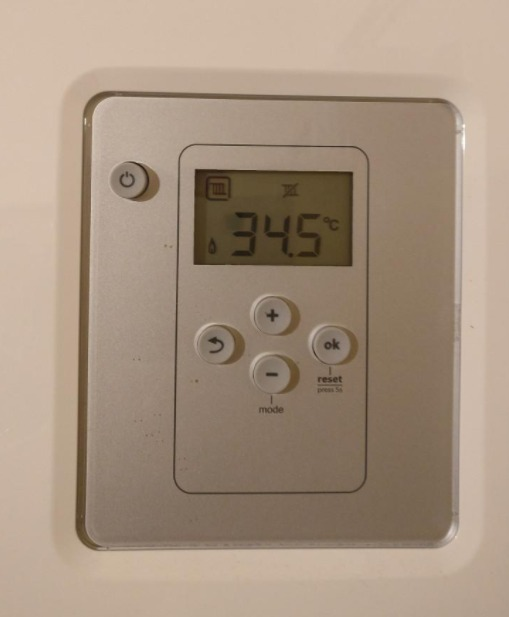
#> input picture Mini_Projects/OCR_Reader/example.jpeg, 509 x 617 px
$ python scan.py --image ../OCR_Reader/example.jpeg
#> lines starting #> are read from the running program, lines starting #| are printed output that depends on the picture; after the words box and inside, x2 and y2 are one past the last pixel; in counts of white or black regions, pixels touching at a corner belong together
### Mini_Projects/Helper_classes/transform.py
import numpy as np
import cv2
from scipy.spatial import distance as dist

# [18 lines left out: function order_points_old, not called in this run]

def order_points(pts):

    #sort the pts from left to right according to their x cordinate
    xSorted = pts[np.argsort(pts[: ,0]) , :]

    leftMost = xSorted[ : 2]
    rightMost = xSorted[2 : ]

    #now we have the two leftmost points les us sort their y cordinate to get top left and bottom left
    leftMost = leftMost[np.argsort(leftMost[ : ,1]) ,:]
    (tl ,bl) = leftMost

    # now that we have the top-left coordinate, use it as an
	# anchor to calculate the Euclidean distance between the
	# top-left and right-most points; by the Pythagorean
	# theorem, the point with the largest distance will be
	# our bottom-right point
    d = dist.cdist(tl[np.newaxis] ,rightMost ,'euclidean')[0]
    # dist.cdist return a array of order m1 x m2 if we input m1 x n and m2 x n arrays. here
    # we input 1 x 2 and 2 x 2 array as tl[np.newaxis] and rightMost.Output d looks like
    #[[d1 ,d2]].
    rightMost = rightMost[np.argsort( d)[::-1] , :]
    (br ,tr) = rightMost

    return np.array([tl ,tr ,br ,bl] , dtype = "float32")

def four_point_transform(image ,pts):
    rect = order_points(pts)
    (tl ,tr ,br ,bl) =rect

    widthA = np.sqrt(((br[0] -bl[0]) **2 ) + ((br[1] -bl[1]) **2))
    widthB = np.sqrt(((tr[0] -tl[0]) **2 ) + ((tr[1] -tl[1]) **2))
    maxWidth = max(int(widthA) ,int(widthB))

    heightA = np.sqrt(((br[0] -tr[0]) **2 ) + ((br[1] -tr[1]) **2))
    heightB = np.sqrt(((bl[0] -tl[0]) **2 ) + ((br[1] -tr[1]) **2))
    maxHeight = max(int(heightA) ,int(heightB))

    #now that we have the dimensions of the new image, construct
	# the set of destination points to obtain a "birds eye view",
	# (i.e. top-down view) of the image, again specifying points
	# in the top-left, top-right, bottom-right, and bottom-left
	# order
    dst = np.array([[0 ,0] ,[maxWidth -1 ,0] ,[maxWidth -1 ,maxHeight -1] ,[0 ,maxHeight -1]] ,dtype= 'float32')

    # compute the perspective transform matrix and then apply it
    M = cv2.getPerspectiveTransform(rect ,dst)
    warped = cv2.warpPerspective(image ,M ,(maxWidth ,maxHeight))

    return warped

### Mini_Projects/Document_scanner/scan.py
from Helper_classes.transform import four_point_transform
from skimage.filters import threshold_local
import numpy as np
import cv2
import argparse
import imutils

ap = argparse.ArgumentParser()
ap.add_argument("-i", "--image", required = True,help = "Path to the image to be scanned")
args = vars(ap.parse_args())

image = cv2.imread(args['image'])
#> image is the input picture: shape (617, 509, 3); mean B, G, R 127.9, 146.3, 165.6
aspect_ratio = image.shape[0] /500.0
#> aspect_ratio = 1.23
orig = image.copy()

image = imutils.resize(image ,height= 500)
#> image: shape (500, 412, 3)
gray = cv2.cvtColor(image ,cv2.COLOR_BGR2GRAY)
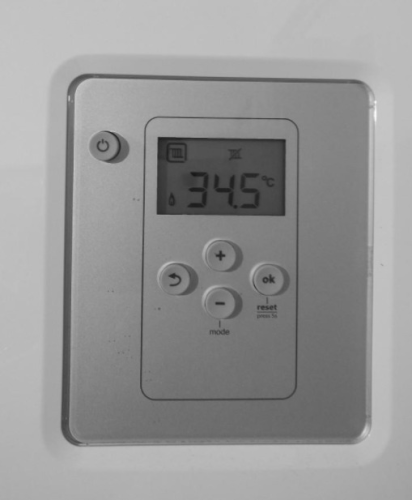
#> gray: shape (500, 412); min 25, max 250, mean 150
gray = cv2.GaussianBlur(gray ,(5 ,5) ,0)
edged = cv2.Canny(gray ,75 ,200)
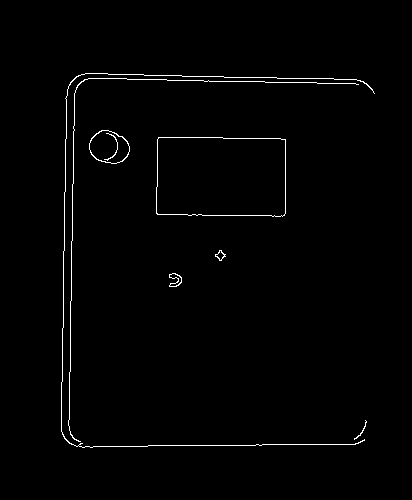
#> edged: shape (500, 412); 1.2% white in thin lines or dots, all inside (x1, y1, x2, y2) = (61, 73, 375, 448)

cnts ,heirarchy = cv2.findContours(edged ,cv2.RETR_LIST ,cv2.CHAIN_APPROX_SIMPLE)
#> cnts = 12 contours, 3 with area under 20; largest, box (x1, y1, x2, y2) and area: (156, 137, 286, 217) 9912, (156, 137, 286, 217) 9908, (89, 130, 130, 164) 1010, (89, 130, 130, 164) 974, (169, 273, 182, 287) 88
cnts = sorted(cnts ,key = cv2.contourArea ,reverse= True)[:5]
#> cnts = 5 contours; box (x1, y1, x2, y2) and area: (156, 137, 286, 217) 9912, (156, 137, 286, 217) 9908, (89, 130, 130, 164) 1010, (89, 130, 130, 164) 974, (169, 273, 182, 287) 88

for c in cnts:
    peri = cv2.arcLength(c ,closed = True)
    approx = cv2.approxPolyDP(c, 0.02 *peri, closed = True)

    if len(approx) == 4:
        screenContour = approx
        break
#> this loop made 1 pass
#> (peri, screenContour) on pass 1: (414, [[158, 137], [157, 214], [284, 215], [285, 139]])

cv2.drawContours(image ,[screenContour] ,-1 ,(0 ,255 ,0) ,2)
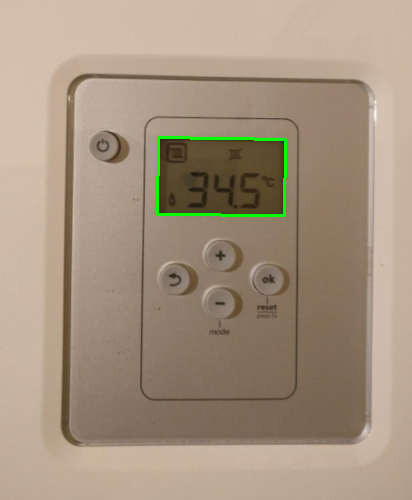
#> image: shape (500, 412, 3); mean B, G, R 127.5, 147.4, 165

# apply the four point transform to obtain a top-down
# view of the original image
warped = four_point_transform(orig ,screenContour.reshape(4 ,2) * aspect_ratio)
#> in order_points, `xSorted = pts[np.argsort(pts[: ,0]) , :]`: xSorted = [[193.7, 264.1], [195, 169.1], [350.5, 265.3], [351.7, 171.5]]
#> in order_points, `leftMost = xSorted[ : 2]`: leftMost = [[193.7, 264.1], [195, 169.1]]
#> in order_points, `rightMost = xSorted[2 : ]`: rightMost = [[350.5, 265.3], [351.7, 171.5]]
#> in order_points, `leftMost = leftMost[np.argsort(leftMost[ : ,1]) ,:]`: leftMost = [[195, 169.1], [193.7, 264.1]]
#> in order_points, `(tl ,bl) = leftMost`: tl = [195, 169.1]; bl = [193.7, 264.1]
#> in order_points, `d = dist.cdist(tl[np.newaxis] ,rightMost ,'euclidean')[0]`: d = [182.9, 156.7]
#> in order_points, `(br ,tr) = rightMost`: br = [350.5, 265.3]; tr = [351.7, 171.5]
#> in four_point_transform, `rect = order_points(pts)`: rect = [[195, 169.1], [351.7, 171.5], [350.5, 265.3], [193.7, 264.1]]
#> in four_point_transform, `(tl ,tr ,br ,bl) =rect`: tl = [195, 169.1]; tr = [351.7, 171.5]; br = [350.5, 265.3]; bl = [193.7, 264.1]
#> in four_point_transform, `widthA = np.sqrt(((br[0] -bl[0]) **2 ) + ((br[1] -bl[1]) **2))`: widthA = 156.7
#> in four_point_transform, `maxWidth = max(int(widthA) ,int(widthB))`: maxWidth = 156
#> in four_point_transform, `heightA = np.sqrt(((br[0] -tr[0]) **2 ) + ((br[1] -tr[1]) **2))`: heightA = 93.79
#> in four_point_transform, `maxHeight = max(int(heightA) ,int(heightB))`: maxHeight = 93
#> in four_point_transform, `dst = np.array([[0 ,0] ,[maxWidth -1 ,0] ,[maxWidth -1 ,maxHeight -1] ..`: dst = [[0, 0], [155, 0], [155, 92], [0, 92]]
#> in four_point_transform, `M = cv2.getPerspectiveTransform(rect ,dst)`: M = [[0.96, 0.0125, -189.3], [-0.015, 0.952, -158.1], [-8.15e-05, -2.13e-06, 1]]
#> in four_point_transform, `warped = cv2.warpPerspective(image ,M ,(maxWidth ,maxHeight))`:
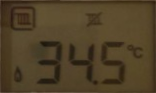
#> warped: shape (93, 156, 3); mean B, G, R 39.2, 64.5, 79.8

# convert the warped image to grayscale, then threshold it
# to give it that 'black and white' paper effect
warped = cv2.cvtColor(warped ,cv2.COLOR_BGR2GRAY)
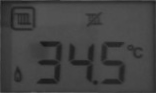
#> warped: shape (93, 156); min 24, max 98, mean 66.3
T = threshold_local(warped ,block_size = 11 , method= 'gaussian' , offset= 10)
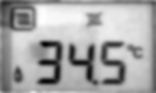
#> T: shape (93, 156) float64; min 23.44, max 73.49, mean 56.3; drawn with min black and max white
warped = (warped > T).astype("uint8") * 255
#> warped: shape (93, 156); 97.4% white; black in thin lines or dots

cv2.imshow("Original", imutils.resize(orig, height = 650))
cv2.imshow("Scanned", imutils.resize(warped, height = 650))
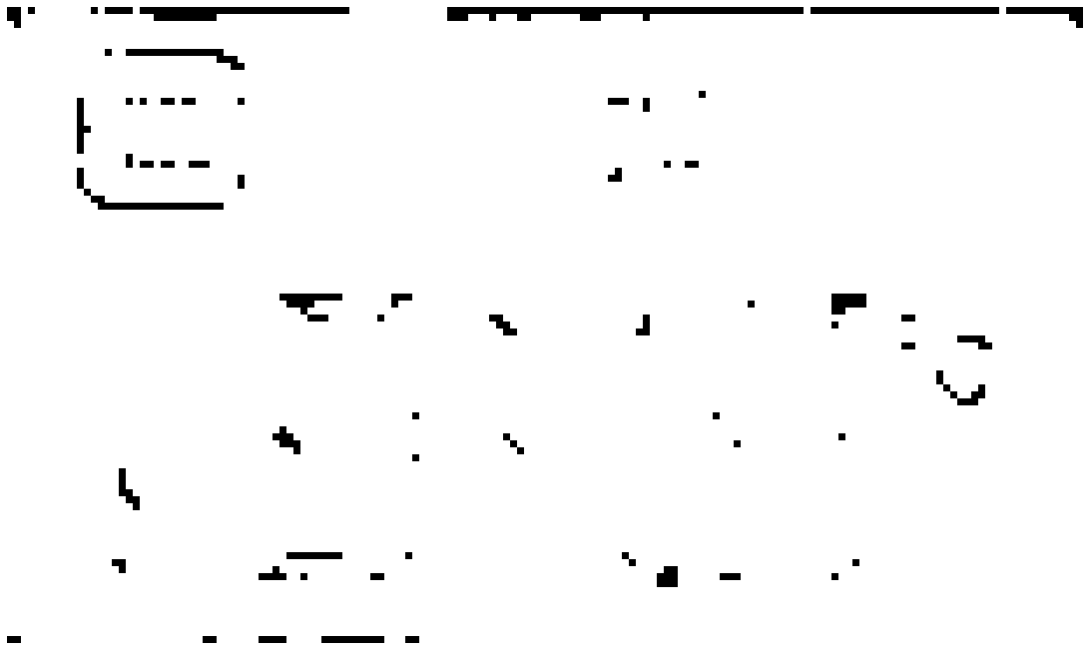
#> window 'Scanned': shape (650, 1090); min 0, max 255, mean 248.3
cv2.waitKey(0)
